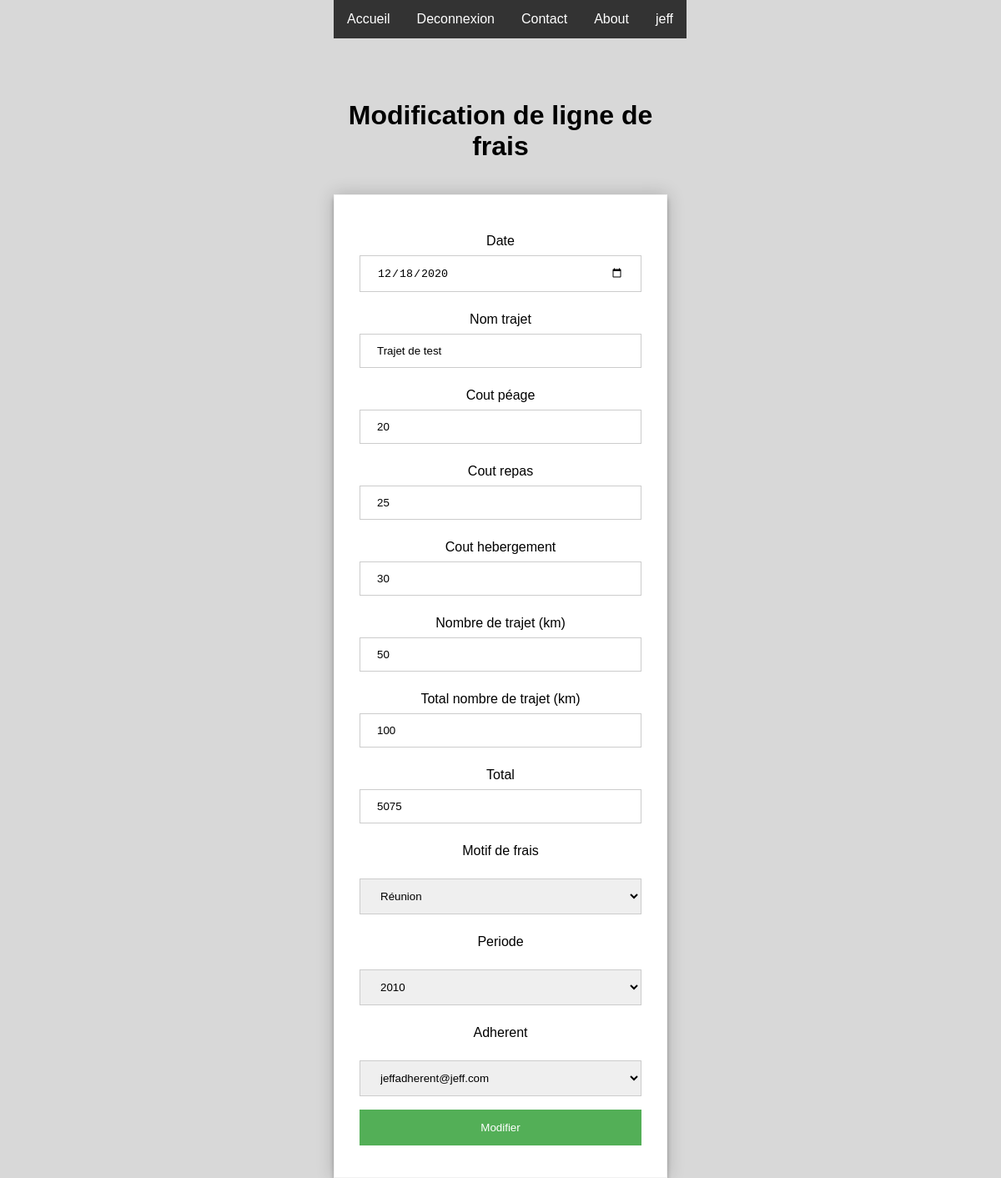
The page /gestion/modification_ligne_de_frais?id_ldf=16 (signed in) on the database as committed earlier.
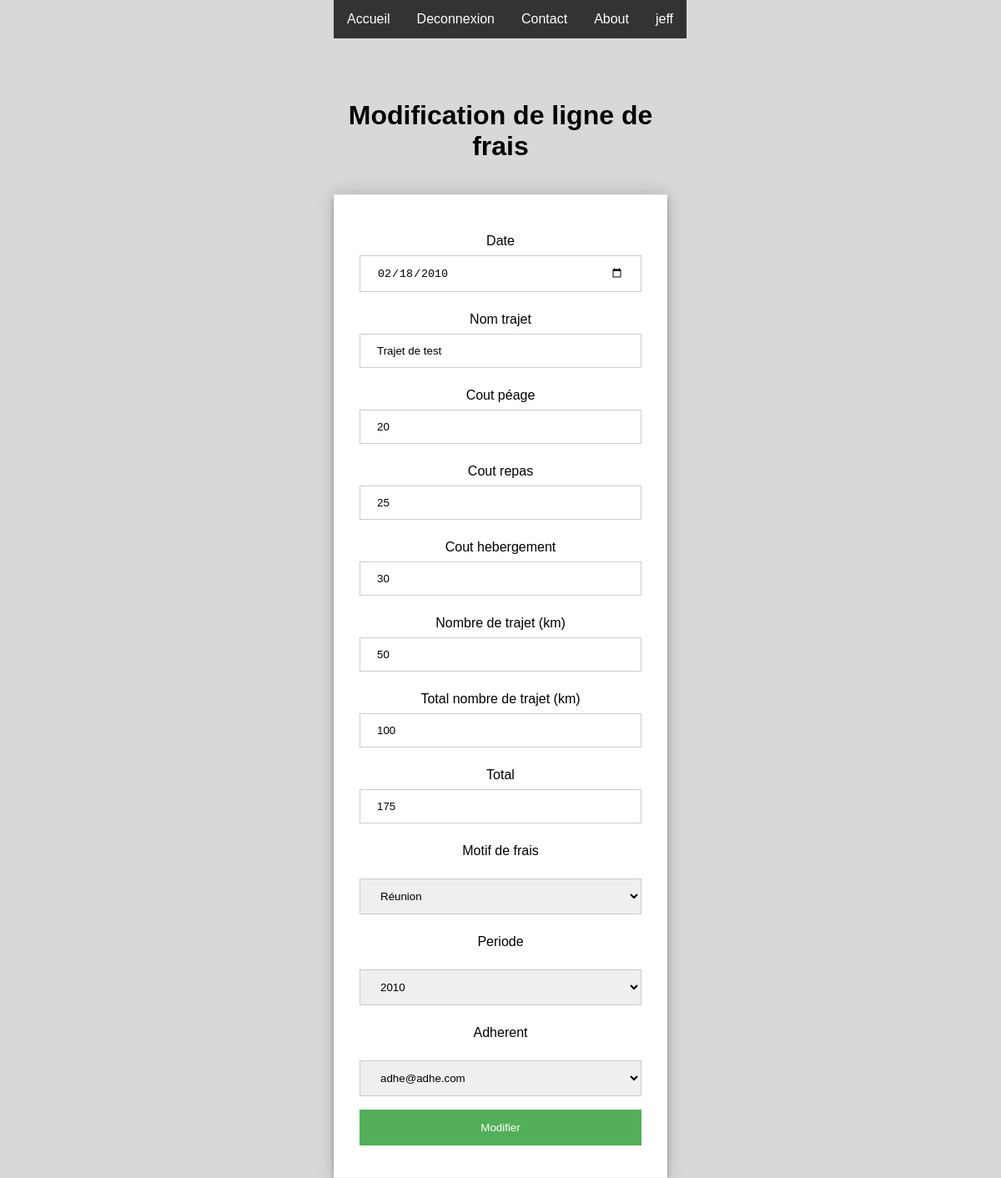
The same page on the database as committed later.
### tables this page shows
CREATE TABLE `ligne_de_frais` (
  `id_ldf` int(11) NOT NULL,
  `date_ldf` date NOT NULL,
  `lib_trajet_ldf` varchar(50) NOT NULL,
  `cout_peage_ldf` decimal(10,0) NOT NULL,
  `cout_repas_ldf` decimal(10,0) NOT NULL,
  `cout_hebergement_ldf` decimal(10,0) NOT NULL,
  `nb_km_ldf` int(11) NOT NULL,
  `total_km_ldf` decimal(10,0) NOT NULL,
  `total_ldf` decimal(10,0) NOT NULL,
  `id_mdf` int(11) NOT NULL,
  `annee_per` int(11) NOT NULL,
  `email_util` varchar(50) NOT NULL
);

### DAO/DAO.php (called while the page is built, shortened)
<?php
class DAO {
  function __construct() {
    $dsn = 'mysql:host=' . DB_HOST . ';dbname=' . DB_NAME;
    try {
      $pdo = new PDO($dsn, DB_USER, DB_PASSWORD, array(PDO::MYSQL_ATTR_INIT_COMMAND => "SET NAMES utf8"));
      $pdo->setAttribute(PDO::ATTR_ERRMODE, PDO::ERRMODE_EXCEPTION);
    } catch (PDOException $e) {
      throw new Exception("Erreur lors de la connexion : " . $e->getMessage());
    }
    $this->pdo = $pdo;
  }
}

### DAO/Motif_fraisDAO.php (called while the page is built, shortened)
<?php
require_once('DAO.php');
require_once('Motif_frais.php');
Class Motif_fraisDAO extends DAO {
    public function findAll() {
        $sql = "SELECT * FROM motif_de_frais";
        try {
            $sth = $this->pdo->prepare($sql);
            $sth->execute();
            $rows = $sth->fetchAll(PDO::FETCH_ASSOC);
        } catch (PDOException $e) {
            throw new Exception("Erreur lors de la requête SQL : " . $e->getMessage());
        }
        $motif_frais = array();
        foreach ($rows as $row) {
            $motif_frais[] = new Motif_frais($row);
        }
        return $motif_frais;
    }
}

### DAO/Motif_frais.php (called while the page is built, shortened)
<?php
class Motif_frais {
    private $id_mdf;
    private $lib_mdf;
    public function __construct(array $row) {
        $this->id_mdf = $row['id_mdf'];
        $this->lib_mdf = $row['lib_mdf'];
    }
    public function get_id_mdf() {
        return $this->id_mdf;
    }
    public function get_lib_mdf() {
        return $this->lib_mdf;
    }
}

### DAO/PeriodeDAO.php (called while the page is built, shortened)
<?php
require_once('DAO.php');
require_once('periode.php');
Class PeriodeDAO extends DAO {
    public function findAll() {
        $sql = "SELECT * FROM periode";
        try {
            $sth = $this->pdo->prepare($sql);
            $sth->execute();
            $rows = $sth->fetchAll(PDO::FETCH_ASSOC);
        } catch (PDOException $e) {
            throw new Exception("Erreur lors de la requête SQL : " . $e->getMessage());
        }
        $periodes = array();
        foreach ($rows as $row) {
            $periodes[] = new Periode($row);
        }
        return $periodes;
    }
}

### DAO/periode.php (called while the page is built, shortened)
<?php
class Periode {
    private $annee_per;
    public function __construct(array $row) {
        $this->annee_per = $row['annee_per'];
    }
    public function get_annee_per() {
        return $this->annee_per;
    }
}

### DAO/adherentDAO.php (called while the page is built, shortened)
<?php
require_once('DAO.php');
require_once('adherent.php');
Class AdherentDAO extends DAO {
    public function findAll() {
        $sql = "SELECT * FROM adherent,utilisateur WHERE adherent.email_util = utilisateur.email_util";
        try {
            $sth = $this->pdo->prepare($sql);
            $sth->execute();
            $rows = $sth->fetchAll(PDO::FETCH_ASSOC);
        } catch (PDOException $e) {
            throw new Exception("Erreur lors de la requête SQL : " . $e->getMessage());
        }
        $adherents = array();
        foreach ($rows as $row) {
            $adherents[] = new Adherent($row);
        }
        return $adherents;
    }
}

### DAO/adherent.php (called while the page is built, shortened)
<?php
class Adherent {
  	private $email_util;
    public function __construct(array $row) {
	$this->email_util = $row['email_util'];
		}
		public function get_email_util(){
			return $this->email_util;
		}
}

### gestion/modification_ligne_de_frais.php (the view, shortened to what the changed rows need)
<?php
include '../connexion_dbh.php';
$dao = new Motif_fraisDAO();
$motif_frais = $dao->findAll();
$dao2 = new PeriodeDAO();
$periode = $dao2->findAll();
$dao3 = new adherentDAO();
$adherent = $dao3->findAll();
if(isset($_GET["id_ldf"])){
    $id_ldf = $_GET["id_ldf"];
    if($_SESSION['id_type_util'] == 3){
        $req_recup_info = $dbh->prepare("SELECT * FROM ligne_de_frais WHERE id_ldf = ?");
        $req_recup_info->execute(array($id_ldf));
        $resultat_req = $req_recup_info->fetch();
    ?>
    <!DOCTYPE html>
    <html lang="fr">
    <head>
        <link rel="stylesheet" href="../css/styles.css" type="text/css" />
    </head>
    <header>
    <div class="menu">
    <ul>
    <li><a  href="../index">Accueil</a></li>
    <?php if(!isset($_SESSION['email_util'])) { ?>
    <li><a class="active" href="../connexion">Connexion</a></li>
    <?php }else{ ?>
    <li><a href="../deconnexion">Deconnexion</a></li>
    <?php } ?>
    <li><a href="../#contact">Contact</a></li>
    <li><a  href="../#about">About</a></li>
    <?php if(isset($_SESSION['email_util'])) { ?>
    <li><a href="../profil?mail=<?php echo $_SESSION['email_util'] ?>"><?php echo $_SESSION['prenom_util']; ?></a></li>
    <?php } ?>
    </ul>
    </div>
    </header>
    <body class="connexion">
    <div class="connexion">
        <center>
          <h1>Modification de ligne de frais</h1>
            <br>
            <form method="post">
             <p>Date<br><input type="date" name="date_ldf" placeholder="date_ldf" value="<?php echo $resultat_req['date_ldf']; ?>"require/></p>
             <p>Nom trajet<br><input type="text" name="lib_trajet_ldf" placeholder="lib_trajet_ldf" value="<?php echo $resultat_req['lib_trajet_ldf']; ?>"require/></p>
             <p>Cout péage<br><input type="text" name="cout_peage_ldf" placeholder="cout_peage_ldf" value="<?php echo $resultat_req['cout_peage_ldf']; ?>"require/></p>
             <p>Cout repas<br><input type="text" name="cout_repas_ldf" placeholder="cout_repas_ldf" value="<?php echo $resultat_req['cout_repas_ldf']; ?>"require/></p>
             <p>Cout hebergement<br><input type="text" name="cout_hebergement_ldf" placeholder="cout_hebergement_ldf" value="<?php echo $resultat_req['cout_hebergement_ldf']; ?>"require/></p>
             <p>Nombre de trajet (km)<br><input type="text" name="nb_km_ldf" placeholder="nb_km_ldf" value="<?php echo $resultat_req['nb_km_ldf']; ?>"require/></p>
             <p>Total nombre de trajet (km)<br><input type="text" name="total_km_ldf" placeholder="total_km_ldf" value="<?php echo $resultat_req['total_km_ldf']; ?>"require/></p>
             <p>Total<br><input type="text" name="total_ldf" placeholder="total_ldf" value="<?php echo $resultat_req['total_ldf']; ?>"require/></p>
             <p>Motif de frais</p>
            <select name="id_mdf">
            <?php
            foreach ($motif_frais as $motif_frais) {
                echo '<option value='.$motif_frais->get_id_mdf().'>'.$motif_frais->get_lib_mdf().'</option>';
                }
            ?>
         </select>
         <p>Periode</p>
            <select name="annee_per">
            <?php
            foreach ($periode as $periode) {
                echo '<option value='.$periode->get_annee_per().'>'.$periode->get_annee_per().'</option>';
                }
            ?>
         </select>
         <p>Adherent</p>
            <select name="email_util">
            <?php
            foreach ($adherent as $adherent) {
                echo '<option value='.$adherent->get_email_util().'>'.$adherent->get_email_util().'</option>';
                }
            ?>
         </select>
             <br>
            <input type="submit" name="submit" value="Modifier" />
            </form>
        </center>
    </div>
    <?php
    }else{
    header('location: ../profil?mail='.$_SESSION['email_util'].'');
    } ?>
    </body>
    </html>
<?php }else{
header('location: ../profil?mail='.$_SESSION['email_util'].'');
}
?>

Rows that differ between the two databases and show on the page:
changed ligne_de_frais "Trajet de test": date_ldf "12/18/2020" → "02/18/2010"; total_ldf "5075" → "175"
Other text that changed with them:
form field email_util: "jeffadherent@jeff.com" → "adhe@adhe.com"
